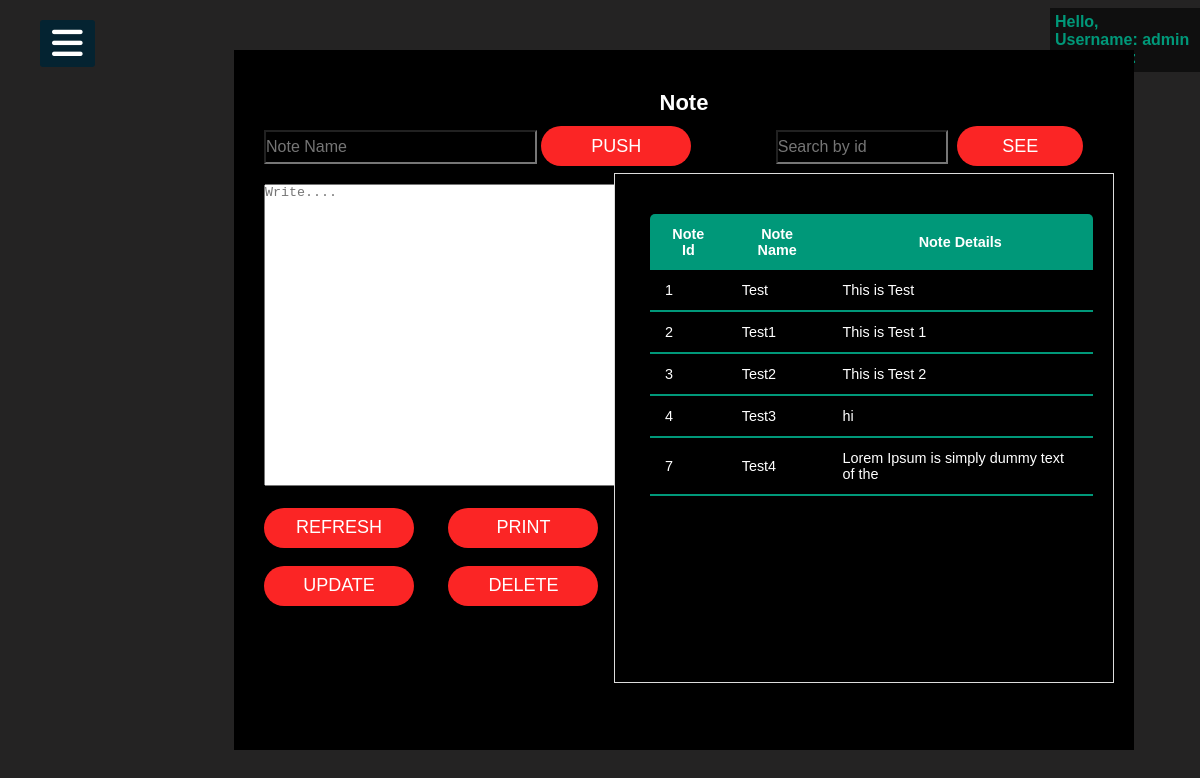
/mainpage/note.php (signed in), run on the app's committed database.
### tables this page shows
CREATE TABLE `note` (
  `NoteID` int(3) NOT NULL,
  `noteName` varchar(200) NOT NULL,
  `Text` longtext NOT NULL,
  `username` varchar(50) NOT NULL
);

### mainpage/note.php (the view, shortened to what this page needs)
<?php
include "../mainpage/common.inc.php";
$noteNameErr = $NoteIDErr = $TextErr=$message="";
$nName = $nText=$nID="";
$username=$_SESSION['username'];
?>
<!DOCTYPE html>
<html>
<head>
    <link rel="stylesheet" type="text/css" href="note.css">
</head>
<body>
    <div class="box">
        <h1>Note</h1>
        <form method="post">
            <input type="text" name="noteName" id="name" placeholder="Note Name" value="<?php echo $nName?>">
            <input type="Submit" name="PUSH" value="PUSH">
            <input style="margin-left: 80px;width: 20%;" type="text" value="<?php echo $nID?>" placeholder="Search by id" name="NoteID">
            <input style="margin-left: 5px;width: 15%;" type="Submit" name="SEE" value="SEE"><br>
            <textarea placeholder="Write...." name="Text" id="notes" cols="46" rows="20"><?php echo $nText?></textarea><br>
            <br>
            <input type="submit" name="REFRESH" value="REFRESH">
            <input style="margin-left: 30px;" type="submit" name="PRINT" value="PRINT" onclick="return saveFile()">
            <br><br>
            <input type="submit" name="UPDATE" value="UPDATE" />
            <input style="margin-left: 30px;" type="submit" name="DELETE" value="DELETE"><br><br>
        </form>
        <span style="color:red;"><?php echo $noteNameErr?></span><br>
        <span style="color:red;"><?php echo $TextErr?></span><br>
        <span style="color:red;"><?php echo $NoteIDErr?></span><br>
        <span style="color:green;"><?php echo $message?></span><br>
        <div align="right" class="table">
            <table class="content-table">
                <thead>
                    <tr>
                        <th>Note Id</th>
                        <th>Note Name</th>
                        <th>Note Details</th>
                    </tr>
                </thead>
                <?php
                    $sql_table = "SELECT *FROM note WHERE username='$username';";
                    $result = mysqli_query($conn, $sql_table);
                    $rowCount = mysqli_num_rows($result);
                    if ($rowCount > 0) {
                        while ($row = mysqli_fetch_assoc($result)) {
                            echo "<tbody class=tab id=tab>
                            <tr>
                            <td>" . $row['NoteID'] . "</td>
                            <td>" . $row['noteName'] . "</td>
                            <td>" . $row['Text'] . "</td>
                            </tr>
                            </tbody>";
                        }
                        echo "</table>";
                    } else {
                        echo $message = "No History!";
                    }
                ?>
        </div>
    </div>
</body>
</html>

### mainpage/common.css (style rules this page uses)
body { font-family: 'Roboto' , sans-serif; }
* { margin:0; padding:0; list-style:none; text-decoration:none; overflow: hidden; }

### mainpage/note.css (style rules this page uses)
body { margin: 0; padding: 0; background-color: rgb(36, 35, 35); background-size: cover; font-family: sans-serif; overflow: hidden; }
.box { width: 900px; height: 700px; background: #000; color: #fff; top: 50%; left: 57%; position: absolute; transform: translate(-50%, -50%); box-sizing: border-box; padding: 40px 30px; }
h1 { margin: 0; padding: 0 0 10px; text-align: center; font-size: 22px; }
.box input[type="text"] { width: 32%; margin-bottom: 20px; }
.box input[type="text"] { background: transparent; height: 30px; color: #fff; font-size: 16px; }
.box input[type="submit"] { border: none; outline: none; height: 40px; width: 150px; background: #fb2525; color: #fff; font-size: 18px; border-radius: 20px; }
.table { width: 500px; height: 510px; top: 54%; left: 70%; position: absolute; transform: translate(-50%, -50%); box-sizing: border-box; padding: 40px 30px; overflow: scroll; }
.table { padding: 20px; border: 1px solid #ddd; background-color: #000; }
.content-table { border-collapse: collapse; margin: 20px 0; margin-left: 15px; font-size: 0.9em; min-width: 400px; border-radius: 5px 5px 0 0; overflow: hidden; box-shadow: 0 0 20px rgba(0, 0, 0, 0.15); }
.content-table thead tr { background-color: #009879; color: #ffffff; text-align: center; font-weight: bold; }
.content-table th, .content-table td { padding: 12px 15px; }
.content-table tbody tr { border-bottom: 1px solid #dddddd; }
.content-table tbody tr:last-of-type { border-bottom: 2px solid #009879; }

### data on the page
note: NoteID "1", noteName "Test", Text "This is Test"
note: NoteID "2", noteName "Test1", Text "This is Test 1"
note: NoteID "3", noteName "Test2", Text "This is Test 2"
note: NoteID "4", noteName "Test3", Text "hi"
note: NoteID "7", noteName "Test4", Text "Lorem Ipsum is simply dummy text of the"

### other printed values
$_SESSION['username'] "admin"
